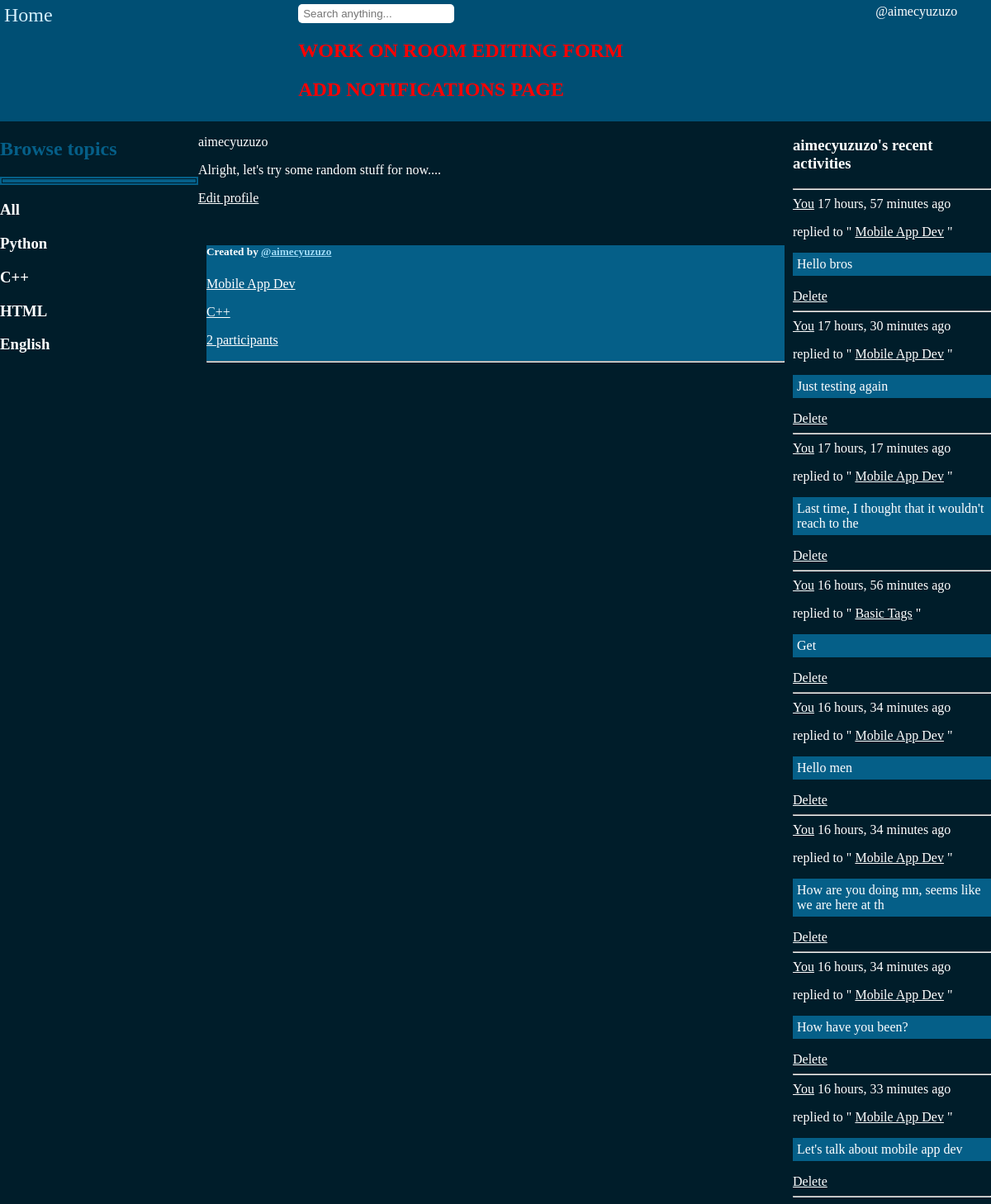
Page /profile/aimecyuzuzo/ (signed in) on the committed database.
### base/models.py (models this page shows, shortened)
class Topic(models.Model):
    name = models.CharField(max_length=200)

class Profile(models.Model):
    owner = models.OneToOneField(User, blank=True,null=True, on_delete=models.CASCADE)
    profilePicture = models.ImageField(default='avatar.png',null=True,blank=True)
    bio = models.TextField(null=True, blank=True)
    firstname = models.CharField(max_length=35,null=True)
    othernames = models.CharField(max_length=35, null=True)
    gender = models.CharField(max_length=6,null=True)
    age = models.CharField(max_length=3,null=True)
    email = models.EmailField(max_length=50)

class Room(models.Model):
    host = models.ForeignKey(User, on_delete=models.SET_NULL, null=True)
    topic = models.ForeignKey(Topic, on_delete=models.SET_NULL, null=True)
    name = models.CharField(max_length=200)
    description = models.TextField(null=True, blank=True)
    participants = models.ManyToManyField(User, related_name='participants', null=True)
    updated = models.DateTimeField(auto_now=True)
    created = models.DateTimeField(auto_now_add=True)
    class Meta:
        ordering = ['-updated','-created']
    def __str__(self):
        return self.name

class Message(models.Model):
    user = models.ForeignKey(User, on_delete=models.CASCADE)
    room = models.ForeignKey(Room, on_delete=models.CASCADE)
    body = models.TextField()
    updated = models.DateTimeField(auto_now=True)
    created = models.DateTimeField(auto_now_add=True)
    def __str__(self):
        return self.body[0:50]

### base/views.py (the view)
# urls.py: path('profile/<username>/', views.user_profile, name='profile'),
@login_required(login_url='login')
def user_profile(request, username):
    user = User.objects.get(username=username)
    rooms = user.room_set.all()
    room_messages = user.message_set.all()
    topics = Topic.objects.all()
    context = {
        'room_messages':room_messages,'user':user, 'rooms':rooms,'topics':topics
        }
    return render(request, 'base/profile.html', context)

### base/templates/base/profile.html (shortened to what this page needs)
{% extends 'layout.html' %}
{% block content %}
    <div class="profile-container">
        <section>
            {% include 'base/topics-component.html' %}
        </section>
        <section style="">
            <div>
                <p>
                    {{ user.username }}
                </p>
                {{ request.user.profile.bio }}
                {% if request.user.username == user.username %}
                    <p>
                        <a href="{% url 'update-user' %}">Edit profile</a>
                    </p>
                {% endif %}
            </div>
            <div style="padding:10px;">
                {% include 'base/feed-component.html' %}
            </div>
        </section>
        <section>
            <h3>{{ user.username }}'s recent activities</h3>
            {% include 'base/activity-component.html' %}
        </section>
    </div>
{% endblock content %}

### templates/navbar.html (shortened to what this page needs)
{% load static %}
<nav>
    <div>
        <a class="nav-links home" href="/">Home</a>
    </div>
    <form method="GET" action="{% url 'home' %}">
        <input class="search-bar" style="background: white !important;" type="text" name="q" placeholder="Search anything...">
        <h1 style="color:red;">WORK ON ROOM EDITING FORM</h1>
        <h1 style="color:red;">ADD NOTIFICATIONS PAGE</h1>
    </form>
        <div style="position: relative;">
            {% if request.user.is_authenticated %}
                    <div style="display: grid;grid-template-columns: 3fr 1fr;">
                        <section onmouseover="document.querySelector('.hiddennav').style.display = 'block'" onmouseleave="document.querySelector('.hiddennav').style.display = 'none'" style="padding-left: 8px;cursor: pointer;">
                            @{{ request.user.username }}
                        </section>
                    </div>
            {% else %}
                    <a href="{% url 'login' %}" class="nav-links">Log in</a>
                    <a href="{% url 'signup' %}" class="nav-links">Create account</a>
            {% endif %}
        </div>
</nav>

### base/templates/base/topics-component.html
<div class="browse-topics side-bar">
    <h2>Browse topics</h2>
    <h1 class="topics-separator"></h1>
    <div>
        <h3>
            <a class="topic-name" href="{% url 'home' %}">All</a>
        </h3>
        {% for topic in topics %}
            <h3> <a class="topic-name" href="{% url 'home' %}?q={{topic.name}}">{{ topic.name }}</a> </h3>
        {% endfor %}
    </div>
</div>

### base/templates/base/feed-component.html (shortened to what this page needs)
<div>
    {% for room in rooms %}
        <div class="singleRoom">
                <h5>
                    {% if room.host.username %}
                        Created by <a class="roomCreator" href="{% url 'profile' room.host.username %}">@{{room.host.username}}</a>
                    {% else %}
                        <span style="color: orange;">Creator unavailable</span>
                    {% endif %}
                </h5>
            <a href="{% url 'room' room.id %}"><p>{{room.name}}</p>
                <div>
                    <span>{{room.topic.name}}</span>
                    <p>
                        {% if room.participants.count > 1 %}
                            {{ room.participants.count }} participants
                        {% elif room.participants.count == 0 %}
                            No participants
                        {% else %}
                            {{ room.participants.count }} participant
                        {% endif %}
                    </p>
                </div>
            </a>
            <hr>
        </div>
    {% endfor %}
</div>

### base/templates/base/activity-component.html
            <hr>
            <div>
                {% for message in room_messages %}
                    <div>
                        <div>
                            <span>
                                    {% if request.user != message.user %}
                                        <a href="{% url 'profile' message.user %}">@{{ message.user }}</a>
                                    {% else %}
                                        <a href="{% url 'profile' message.user %}">You</a>
                                    {% endif %}
                                <span>{{ message.created|timesince }} ago</span>
                                <p>
                                    replied to " <a href="room/{{message.room.id}}">{{ message.room }}</a> "
                                </p>
                                <p style="padding:5px;background:rgb(5, 95, 136);">
                                    {{ message }}
                                </p>
                                {% if request.user == message.user %}
                                    <a href="{% url 'delete-message' message.id %}">Delete</a>
                                {% endif %}
                            </span>
                        </div>
                    </div>
                    <hr>
                {% endfor %}
            </div>

### static/styles/main.css (style rules this page uses)
body { background: rgb(0, 40, 58) !important; margin: 0 !important; font-family: verdana; color: white; }
nav { background: rgb(255, 255, 255) !important; }
input, textarea { color: rgb(0, 55, 80) !important; }
.search-bar { border-width: 4px; border-color: rgb(5, 95, 136); border-style: double; outline: none; padding: 4px 6px; border-radius: 5px; transition: 0.5s; background: rgb(202, 225, 233); }
.nav-links { text-decoration: none; position: relative; }
.nav-links::after { position: absolute; bottom: -20px; z-index: 999; right: -10px; background: red; width: 20px; height: 20px; }
.browse-topics h2 { color: rgb(5, 95, 136); }
.browse-topics h3 a, .topic-name a { text-decoration: none; }
.browse-topics .topics-separator { border: 5px double rgb(5, 95, 136); }

### static/styles/style.css (style rules this page uses)
body { background: rgb(0, 29, 42) !important; }
* { color: white; }
input, textarea { color: rgb(0, 55, 80) !important; }
.search-bar { border: none; outline: none; background: white !important; }

### templates/navbar.html (style rules this page uses)
nav { display: flex; justify-content: space-between; padding: 0 2%; background: rgb(0, 79, 116) !important; margin: 0 !important; padding: 5px; }
nav a { color: rgb(213, 241, 255) !important; }
.home { font-size: x-large; }

### base/templates/base/profile.html (style rules this page uses)
.profile-container { display: grid; grid-template-columns: 1fr 3fr 1fr; }

### base/templates/base/feed-component.html (style rules this page uses)
.singleRoom { background: rgb(5, 95, 136) !important; margin: 40px 0s; }
.roomCreator { color: rgb(160, 219, 247); text-decoration: underline; }

### rows in the picture
Topic: name "Python"
Topic: name "C++"
Topic: name "HTML"
Topic: name "English"
Room: host.username "aimecyuzuzo", name "Mobile App Dev", topic.name "C++", participants.count "2"
Message: shows "You", created "17 hours, 57 minutes", room "Mobile App Dev", body "Hello bros", shows "Delete"
Message: shows "You", created "17 hours, 30 minutes", room "Mobile App Dev", body "Just testing again", shows "Delete"
Message: shows "You", created "17 hours, 17 minutes", room "Mobile App Dev", body "Last time, I thought that it wouldn't reach to the", shows "Delete"
Message: shows "You", created "16 hours, 56 minutes", room "Basic Tags", body "Get", shows "Delete"
Message: shows "You", created "16 hours, 34 minutes", room "Mobile App Dev", body "Hello men", shows "Delete"
Message: shows "You", created "16 hours, 34 minutes", room "Mobile App Dev", body "How are you doing mn, seems like we are here at th", shows "Delete"
Message: shows "You", created "16 hours, 34 minutes", room "Mobile App Dev", body "How have you been?", shows "Delete"
Message: shows "You", created "16 hours, 33 minutes", room "Mobile App Dev", body "Let's talk about mobile app dev", shows "Delete"

### other values in the picture
{{ request.user.username }} "aimecyuzuzo"
{{ user.username }} "aimecyuzuzo"
{{ request.user.profile.bio }} "Alright, let's try some random stuff for now...."
